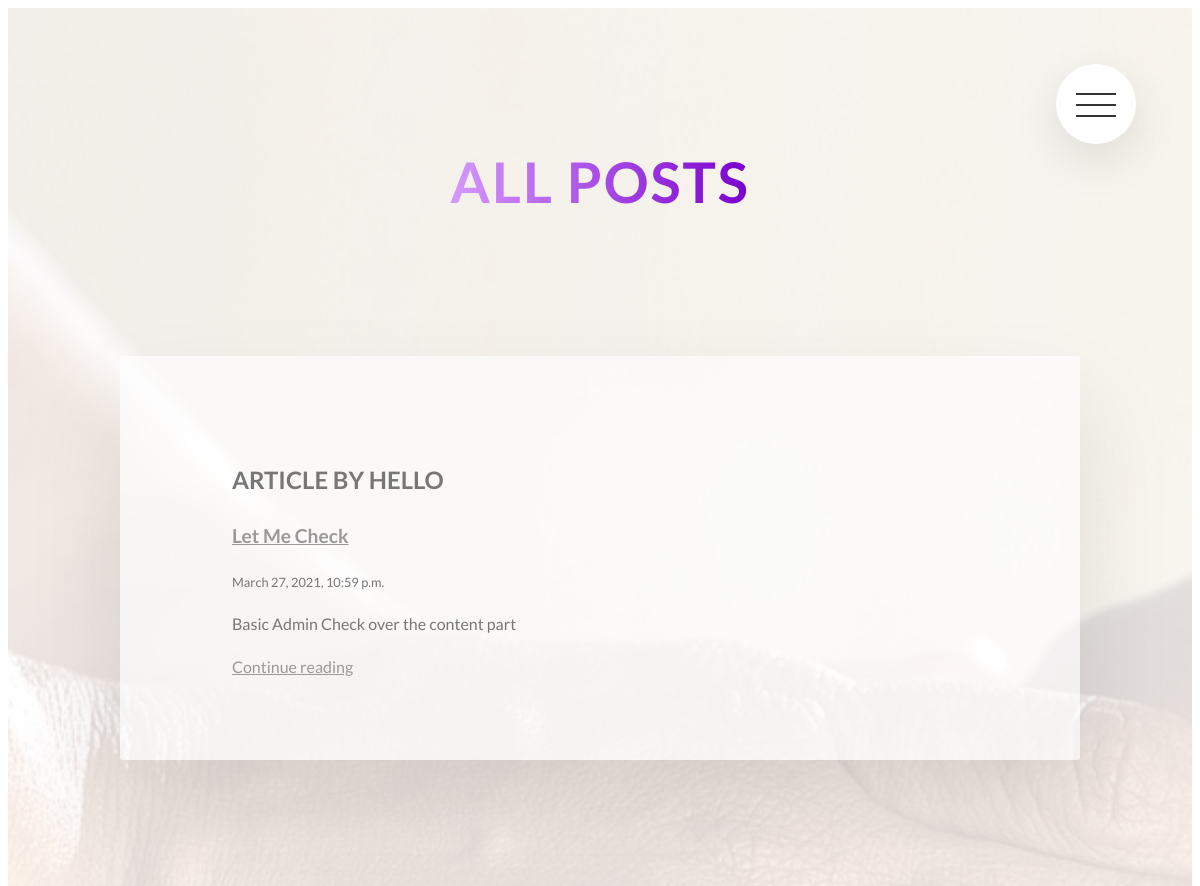
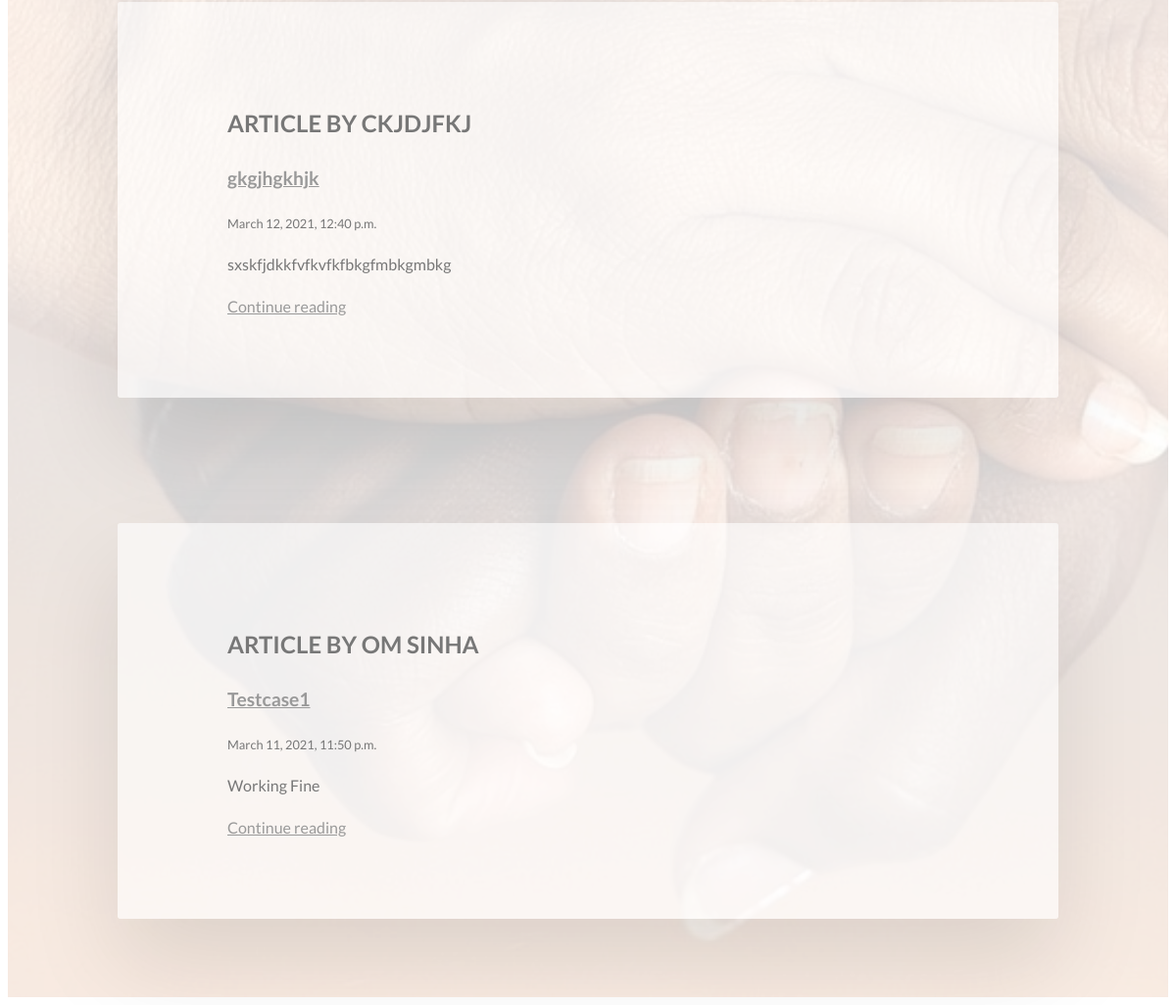
Screenshot of /posts/ (signed in) with the database file from the repository (2 pictures, top to bottom).
### posts/models.py (models this page shows, shortened)
class Post(models.Model):
    sno = models.AutoField(primary_key=True)
    user = models.ForeignKey(User, related_name="posts",on_delete=models.CASCADE)
    title = models.CharField(max_length=200)
    author = models.CharField(max_length=100)
    content = models.TextField()
    views = models.IntegerField(default=0)
    likes = models.ManyToManyField(User, related_name='blog_posts')
    tags = models.CharField(max_length=200)
    slug  = models.SlugField(blank=True, unique=True)
    created_at = models.DateTimeField(default=now)

### posts/views.py (the view)
# urls.py: path("", AllPosts, name="all"),
def AllPosts(request):
    allPosts = Post.objects.all().order_by('-created_at')
    context = {
        'allPosts' : allPosts
    }
    return render(request,"posts/allpost.html",context)

### posts/templates/posts/allpost.html
{% extends "posts/post_base.html" %}
{% block post_content %}
<section class="all-post">
    <div class="bg-image">
        <img src="/static/img/home1.jpg" class="bg-image__content" alt="photo">
    </div>
    <div class="u-center-text u-margin-bottom-big">
    <h2 class="heading-secondary">All Posts</h2></div>
    {% for post in allPosts  %}
    <div class="row">
        <div class="post-one">
            <h3 class="heading-post">Article  by {{post.author}}</h3>
            <h3 class="heading-title"><a href="/posts/r/{{ post.slug }}" class="links">{{ post.title }}</a></h3>
            <div class="text">{{ post.created_at }}</div>
            <p class="text-post">{{post.content| truncatechars:200}}</p>
            <div class="more-link">
            	<a href="/posts/r/{{ post.slug }}" role="button" class="links">Continue reading</a>
            </div>
        </div>
    </div>
        {% endfor %}
</section>
{% endblock %}

### static/css/style.css (style rules this page uses)
body { font-family: "Lato" ,sans-serif; font-weight: 400; line-height: 1.7; color: #777; }
.heading-secondary { font-size: 3.5rem; text-transform: uppercase; font-weight: 700; display: inline-block; background-image: linear-gradient(to right, #d699ff, #7a00cc); -webkit-background-clip: text; color: transparent; letter-spacing: 2px; transition: all .2s; }
.u-center-text { text-align: center !important; }
.u-margin-bottom-big { margin-bottom: 5rem !important; }
.bg-image { position: absolute; top: 0; left: 0; height: 100%; width: 100%; z-index: -1; opacity: .15; overflow: hidden; }
.bg-image__content { height: 100%; width: 100%; object-fit: cover; }
.all-post { position: relative; padding: 5rem 5rem; }
.post-one { width: 75%; margin: 0 auto; box-shadow: 0 3rem 6rem rgba(0, 0, 0, 0.1); background-color: rgba(255, 255, 255, 0.6); border-radius: 3px; padding: 5rem; padding-left: 7rem; }
.post-one .heading-post { font-size: 1.5rem; font-weight: 700; margin-bottom: 0; text-transform: uppercase; }
.post-one .heading-title { font-size: 1.2rem; color: #999; }
.post-one .links { color: #999; }
.post-one .text { font-size: .8rem; margin: 0; padding: 0; }
.row { max-width: 114rem; margin: 0 auto; }
.row:not(:last-child) { margin-bottom: 8rem; }
.row::after { content: ""; display: table; clear: both; }

### rows the page displays
Post: author "HELLO", title "Let Me Check", created_at "March 27, 2021, 10:59 p.m.", content "Basic Admin Check over the content part"
Post: author "CKJDJFKJ", title "gkgjhgkhjk", created_at "March 12, 2021, 12:40 p.m.", content "sxskfjdkkfvfkvfkfbkgfmbkgmbkg"
Post: author "OM SINHA", title "Testcase1", created_at "March 11, 2021, 11:50 p.m.", content "Working Fine"
